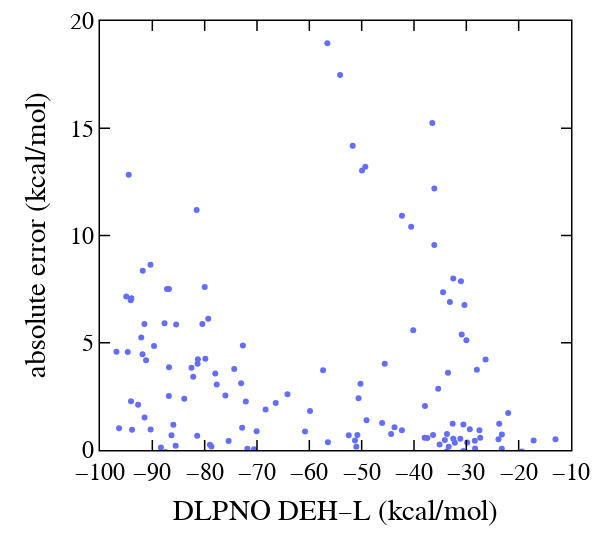

Notebook code for this chart:
### Code cell
trace = go.Scatter(
    y=df_org["delta.m06-l_hfx_40.vertsse"].values,
    x=df_org["dlpno-CCSD_T.vertsse"].values,
    mode="markers",
    marker=dict(size=6)
)
data = [trace]
layout = go.Layout()
layout.update(glob_layout)
layout.legend.update(x=1, y=1, bgcolor="rgba(0,0,0,0)")
layout["yaxis"].update({'title': "absolute error (kcal/mol)",  "range": [0, 20],})
layout["xaxis"].update({'title': "DLPNO DEH–L (kcal/mol)", "range": [-100, -10], "tickvals": [-100, -90, -80, -70, -60, -50, -40, -30, -20, -10]})
layout.update(width=600, height=550, boxmode='group')
fig = go.Figure(data=data, layout=layout)
iplot(fig)

### Figure 1 — Plotly figure (JSON) as saved in the notebook; plotly's stock layout.template omitted (floating-point values rounded to 4 significant figures; data arrays with more than 128 entries replaced by an {"elided": "..."} marker saying what was removed)
{"data": [{"marker": {"size": 6}, "mode": "markers", "type": "scatter", "x": {"elided": "452 float values"}, "y": {"elided": "452 float values"}}], "layout": {"boxmode": "group", "font": {"color": "black", "family": "Helvetica", "size": 24}, "height": 550, "legend": {"bgcolor": "rgba(0,0,0,0)", "orientation": "v", "x": 1, "y": 1}, "margin": {"b": 100, "l": 100, "r": 10, "t": 10}, "paper_bgcolor": "rgba(255,255,255,100)", "plot_bgcolor": "white", "width": 600, "xaxis": {"color": "black", "linecolor": "black", "linewidth": 1.5, "mirror": "allticks", "range": [-100, -10], "showgrid": false, "showline": true, "ticklen": 10, "ticks": "inside", "tickvals": [-100, -90, -80, -70, -60, -50, -40, -30, -20, -10], "tickwidth": 1.5, "title": {"text": "DLPNO DEH–L (kcal/mol)"}, "zeroline": false}, "yaxis": {"color": "black", "linecolor": "black", "linewidth": 1.5, "mirror": "allticks", "range": [0, 20], "showgrid": false, "showline": true, "ticklen": 10, "ticks": "inside", "tickwidth": 1.5, "title": {"text": "absolute error (kcal/mol)"}, "zeroline": false}}}
